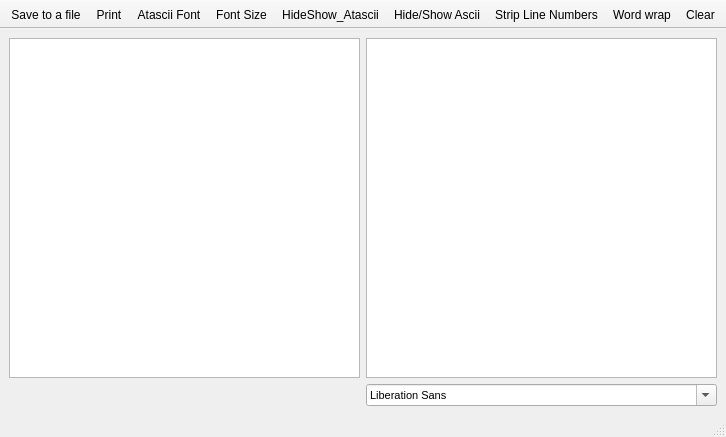
<?xml version="1.0" encoding="UTF-8"?>
<ui version="4.0">
 <class>TextPrinterWindow</class>
 <widget class="QMainWindow" name="TextPrinterWindow">
  <property name="geometry">
   <rect>
    <x>0</x>
    <y>0</y>
    <width>666</width>
    <height>437</height>
   </rect>
  </property>
  <property name="windowTitle">
   <string>AspeQt - Printer text output</string>
  </property>
  <property name="windowIcon">
   <iconset resource="icons.qrc">
    <normaloff>:/icons/silk-icons/icons/printer.png</normaloff>:/icons/silk-icons/icons/printer.png</iconset>
  </property>
  <widget class="QWidget" name="centralwidget">
   <property name="sizePolicy">
    <sizepolicy hsizetype="Preferred" vsizetype="Preferred">
     <horstretch>0</horstretch>
     <verstretch>0</verstretch>
    </sizepolicy>
   </property>
   <layout class="QGridLayout" name="gridLayout">
    <item row="0" column="0">
     <widget class="QPlainTextEdit" name="printerTextEdit">
      <property name="sizePolicy">
       <sizepolicy hsizetype="Expanding" vsizetype="Expanding">
        <horstretch>0</horstretch>
        <verstretch>0</verstretch>
       </sizepolicy>
      </property>
      <property name="font">
       <font>
        <family>MS Shell Dlg 2</family>
        <weight>75</weight>
        <bold>true</bold>
       </font>
      </property>
      <property name="mouseTracking">
       <bool>false</bool>
      </property>
      <property name="toolTip">
       <string>Atari Output (Atascii)</string>
      </property>
      <property name="statusTip">
       <string>Atari Output (Atascii)</string>
      </property>
      <property name="lineWrapMode">
       <enum>QPlainTextEdit::WidgetWidth</enum>
      </property>
      <property name="readOnly">
       <bool>true</bool>
      </property>
      <property name="plainText">
       <string/>
      </property>
     </widget>
    </item>
    <item row="0" column="1">
     <widget class="QPlainTextEdit" name="printerTextEditASCII">
      <property name="enabled">
       <bool>true</bool>
      </property>
      <property name="toolTip">
       <string>Atari Output (Ascii)</string>
      </property>
      <property name="statusTip">
       <string>Atari Output (Ascii)</string>
      </property>
      <property name="readOnly">
       <bool>true</bool>
      </property>
     </widget>
    </item>
    <item row="1" column="0">
     <widget class="QLabel" name="atasciiFontName">
      <property name="sizePolicy">
       <sizepolicy hsizetype="Preferred" vsizetype="Preferred">
        <horstretch>0</horstretch>
        <verstretch>0</verstretch>
       </sizepolicy>
      </property>
      <property name="maximumSize">
       <size>
        <width>16777215</width>
        <height>16777215</height>
       </size>
      </property>
      <property name="text">
       <string/>
      </property>
     </widget>
    </item>
    <item row="1" column="1">
     <widget class="QFontComboBox" name="asciiFontName">
      <property name="font">
       <font>
        <family>MS Shell Dlg 2</family>
        <pointsize>8</pointsize>
       </font>
      </property>
      <property name="currentFont">
       <font>
        <family>Arial</family>
       </font>
      </property>
     </widget>
    </item>
   </layout>
  </widget>
  <widget class="QStatusBar" name="statusbar"/>
  <widget class="QToolBar" name="toolBar">
   <property name="sizePolicy">
    <sizepolicy hsizetype="Fixed" vsizetype="Fixed">
     <horstretch>0</horstretch>
     <verstretch>0</verstretch>
    </sizepolicy>
   </property>
   <property name="windowTitle">
    <string>toolBar</string>
   </property>
   <property name="movable">
    <bool>false</bool>
   </property>
   <property name="iconSize">
    <size>
     <width>16</width>
     <height>16</height>
    </size>
   </property>
   <property name="floatable">
    <bool>false</bool>
   </property>
   <attribute name="toolBarArea">
    <enum>TopToolBarArea</enum>
   </attribute>
   <attribute name="toolBarBreak">
    <bool>false</bool>
   </attribute>
   <addaction name="actionSave"/>
   <addaction name="actionPrint"/>
   <addaction name="actionAtasciiFont"/>
   <addaction name="actionFont_Size"/>
   <addaction name="actionHideShow_Atascii"/>
   <addaction name="actionHideShow_Ascii"/>
   <addaction name="actionStrip_Line_Numbers"/>
   <addaction name="actionWord_wrap"/>
   <addaction name="actionClear"/>
  </widget>
  <action name="actionSave">
   <property name="icon">
    <iconset resource="icons.qrc">
     <normaloff>:/icons/silk-icons/icons/disk.png</normaloff>:/icons/silk-icons/icons/disk.png</iconset>
   </property>
   <property name="text">
    <string>Save to a file...</string>
   </property>
   <property name="toolTip">
    <string>Save contents to a file (Ctrl+S)</string>
   </property>
   <property name="statusTip">
    <string>Save contents to a file</string>
   </property>
   <property name="shortcut">
    <string>Ctrl+S</string>
   </property>
  </action>
  <action name="actionClear">
   <property name="icon">
    <iconset resource="icons.qrc">
     <normaloff>:/icons/silk-icons/icons/page_white.png</normaloff>:/icons/silk-icons/icons/page_white.png</iconset>
   </property>
   <property name="text">
    <string>Clear</string>
   </property>
   <property name="toolTip">
    <string>Clear contents (Ctrl+C)</string>
   </property>
   <property name="statusTip">
    <string>Clear contents</string>
   </property>
   <property name="shortcut">
    <string>Ctrl+C</string>
   </property>
  </action>
  <action name="actionWord_wrap">
   <property name="checkable">
    <bool>true</bool>
   </property>
   <property name="checked">
    <bool>false</bool>
   </property>
   <property name="icon">
    <iconset resource="icons.qrc">
     <normaloff>:/icons/silk-icons/icons/text_align_left.png</normaloff>:/icons/silk-icons/icons/text_align_left.png</iconset>
   </property>
   <property name="text">
    <string>Word wrap</string>
   </property>
   <property name="toolTip">
    <string>Toggle word wrapping (Ctrl+W)</string>
   </property>
   <property name="statusTip">
    <string>Toggle word wrapping</string>
   </property>
   <property name="shortcut">
    <string>Ctrl+W</string>
   </property>
  </action>
  <action name="actionPrint">
   <property name="icon">
    <iconset resource="icons.qrc">
     <normaloff>:/icons/silk-icons/icons/printer.png</normaloff>:/icons/silk-icons/icons/printer.png</iconset>
   </property>
   <property name="text">
    <string>Print</string>
   </property>
   <property name="toolTip">
    <string>Send contents to printer (Ctrl+P)</string>
   </property>
   <property name="statusTip">
    <string>Send contents to printer</string>
   </property>
   <property name="shortcut">
    <string>Ctrl+P</string>
   </property>
  </action>
  <action name="actionAtasciiFont">
   <property name="icon">
    <iconset resource="icons.qrc">
     <normaloff>:/icons/silk-icons/icons/font_go.png</normaloff>
     <normalon>:/icons/silk-icons/icons/font_go.png</normalon>:/icons/silk-icons/icons/font_go.png</iconset>
   </property>
   <property name="text">
    <string>Atascii Font</string>
   </property>
   <property name="toolTip">
    <string>Toggle ATASCII fonts (Alt+F)</string>
   </property>
   <property name="statusTip">
    <string>Toggle ATASCII fonts</string>
   </property>
   <property name="shortcut">
    <string>Alt+F</string>
   </property>
   <property name="visible">
    <bool>true</bool>
   </property>
   <property name="iconVisibleInMenu">
    <bool>true</bool>
   </property>
  </action>
  <action name="actionFont_Size">
   <property name="icon">
    <iconset resource="icons.qrc">
     <normaloff>:/icons/oxygen-icons/16x16/actions/format_font_size_more.png</normaloff>
     <normalon>:/icons/oxygen-icons/16x16/actions/format_font_size_more.png</normalon>:/icons/oxygen-icons/16x16/actions/format_font_size_more.png</iconset>
   </property>
   <property name="text">
    <string>Font Size</string>
   </property>
   <property name="toolTip">
    <string>Toggle Font Size (6, 9, 12 pt) (Alt+Shift+F)</string>
   </property>
   <property name="statusTip">
    <string>Toggle Font Size (6, 9, 12 pt)</string>
   </property>
   <property name="shortcut">
    <string>Alt+Shift+F</string>
   </property>
   <property name="visible">
    <bool>true</bool>
   </property>
  </action>
  <action name="actionHideShow_Ascii">
   <property name="checkable">
    <bool>true</bool>
   </property>
   <property name="checked">
    <bool>false</bool>
   </property>
   <property name="icon">
    <iconset resource="icons.qrc">
     <normaloff>:/icons/oxygen-icons/16x16/actions/view_right_close.png</normaloff>
     <normalon>:/icons/oxygen-icons/16x16/actions/view_right_close.png</normalon>:/icons/oxygen-icons/16x16/actions/view_right_close.png</iconset>
   </property>
   <property name="text">
    <string>Hide/Show Ascii</string>
   </property>
   <property name="toolTip">
    <string>Hide/Show Ascii Printer Output (Alt+Shift+H)</string>
   </property>
   <property name="statusTip">
    <string>Hide/Show Ascii Printer Output</string>
   </property>
   <property name="shortcut">
    <string>Alt+Shift+H</string>
   </property>
   <property name="visible">
    <bool>true</bool>
   </property>
  </action>
  <action name="actionHideShow_Atascii">
   <property name="checkable">
    <bool>true</bool>
   </property>
   <property name="checked">
    <bool>false</bool>
   </property>
   <property name="enabled">
    <bool>true</bool>
   </property>
   <property name="icon">
    <iconset resource="icons.qrc">
     <normaloff>:/icons/oxygen-icons/16x16/actions/view_left_close.png</normaloff>
     <normalon>:/icons/oxygen-icons/16x16/actions/view_left_close.png</normalon>:/icons/oxygen-icons/16x16/actions/view_left_close.png</iconset>
   </property>
   <property name="text">
    <string>HideShow_Atascii</string>
   </property>
   <property name="toolTip">
    <string> Hide/Show Atascii Printer Output (Alt+H)</string>
   </property>
   <property name="statusTip">
    <string>Hide/Show Atascii Printer Output</string>
   </property>
   <property name="shortcut">
    <string>Alt+H</string>
   </property>
   <property name="visible">
    <bool>true</bool>
   </property>
  </action>
  <action name="actionStrip_Line_Numbers">
   <property name="enabled">
    <bool>true</bool>
   </property>
   <property name="icon">
    <iconset resource="icons.qrc">
     <normaloff>:/icons/silk-icons/icons/cut_red.png</normaloff>:/icons/silk-icons/icons/cut_red.png</iconset>
   </property>
   <property name="text">
    <string>Strip Line Numbers</string>
   </property>
   <property name="toolTip">
    <string>Strip Line numbers from the text output (Ctrl-S)</string>
   </property>
   <property name="statusTip">
    <string>Strip Line numbers from the text output</string>
   </property>
   <property name="shortcut">
    <string>Ctrl+S</string>
   </property>
  </action>
 </widget>
 <resources>
  <include location="icons.qrc"/>
 </resources>
 <connections/>
</ui>
